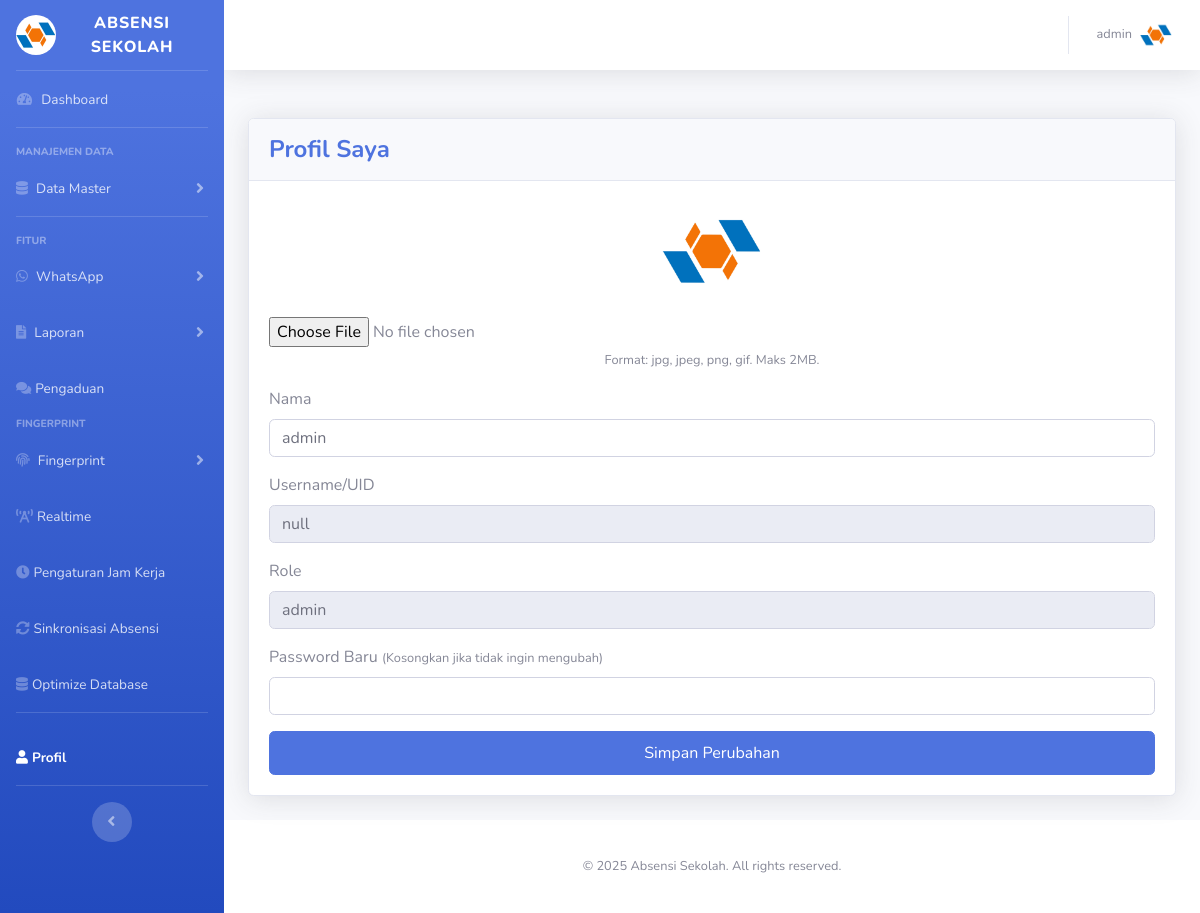
The page /profil.php (signed in) on the database its author committed.
### tables this page shows
CREATE TABLE `users` (
  `id` int(11) NOT NULL,
  `name` varchar(50) NOT NULL,
  `phone` varchar(20) DEFAULT NULL,
  `avatar` varchar(255) DEFAULT NULL,
  `password` varchar(255) NOT NULL,
  `role` enum('admin','guru','siswa') NOT NULL,
  `uid` varchar(50) DEFAULT NULL,
  `created_at` timestamp NOT NULL DEFAULT CURRENT_TIMESTAMP
);

### profil.php (the view, shortened to what this page needs)
<?php
include './includes/db.php';
$user_id = $_SESSION['user']['id'];
$stmt = $conn->prepare("SELECT * FROM users WHERE id = ?");
$stmt->execute([$user_id]);
$user = $stmt->fetch(PDO::FETCH_ASSOC);
$avatar_path = !empty($user['avatar']) ? '/absensi_sekolah/' . $user['avatar'] : '/absensi_sekolah/assets/img/undraw_profile.svg';
include __DIR__ . '/templates/header.php';
include __DIR__ . '/templates/sidebar.php';
?>
<div id="content-wrapper" class="d-flex flex-column">
    <div id="content">
        <?php include __DIR__ . '/templates/navbar.php'; ?>
        <div class="container-fluid">
            <div class="row justify-content-center">
                <div class="col-lg-12">
                    <div class="card shadow mb-4 mt-4">
                        <div class="card-header py-3">
                            <h1 class="h4 m-0 font-weight-bold text-primary">Profil Saya</h1>
                        </div>
                        <div class="card-body">
                            <form method="post" enctype="multipart/form-data">
                                <div class="form-group text-center">
                                    <img src="<?= htmlspecialchars($avatar_path) ?>" alt="Avatar" class="rounded-circle mb-2" style="width:100px;height:100px;object-fit:cover;">
                                    <div>
                                        <input type="file" name="avatar" accept="image/*" class="form-control-file mt-2">
                                        <small class="text-muted">Format: jpg, jpeg, png, gif. Maks 2MB.</small>
                                    </div>
                                </div>
                                <div class="form-group">
                                    <label>Nama</label>
                                    <input type="text" name="name" class="form-control" value="<?= htmlspecialchars($user['name']) ?>" required>
                                </div>
                                <div class="form-group">
                                    <label>Username/UID</label>
                                    <input type="text" class="form-control" value="<?= htmlspecialchars($user['uid']) ?>" readonly>
                                </div>
                                <div class="form-group">
                                    <label>Role</label>
                                    <input type="text" class="form-control" value="<?= htmlspecialchars($user['role']) ?>" readonly>
                                </div>
                                <div class="form-group">
                                    <label>Password Baru <small>(Kosongkan jika tidak ingin mengubah)</small></label>
                                    <input type="password" name="password" class="form-control" autocomplete="new-password">
                                </div>
                                <button type="submit" class="btn btn-primary btn-block">Simpan Perubahan</button>
                            </form>
                        </div>
                    </div>
                </div>
            </div>
        </div>
    </div>
    <?php include __DIR__ . '/templates/footer.php'; ?>
</div>
</body>
</html>

### assets/css/mobile-enhancements.css (style rules this page uses)
.btn { min-height: 44px; min-width: 44px; }

### rows shown on the page
users: avatar (picture), name "admin", uid "null", role "admin"
